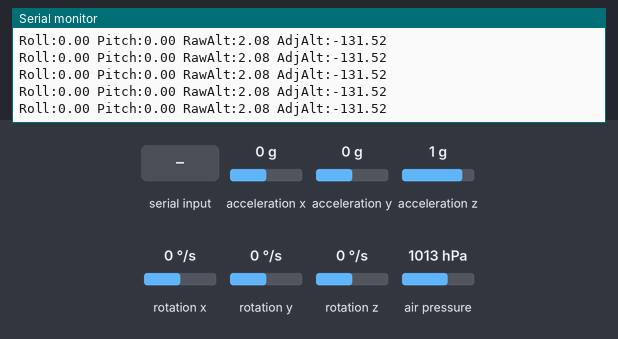
Simulated run of this program. Board: ESP32. Parts: the last lines printed to the serial monitor. Wiring (inferred from the names in the program): MPU-6050 motion sensor at I2C address 0x68. Inputs (shaded band) come from the test bench; at power-on: acceleration x 0 g, acceleration y 0 g, acceleration z 1 g, rotation x 0 °/s, rotation y 0 °/s, rotation z 0 °/s, air pressure 1013 hPa.

Above: at 3.0 s.
3.1 s: acceleration x set to -1.4 g
At 3.15 s:
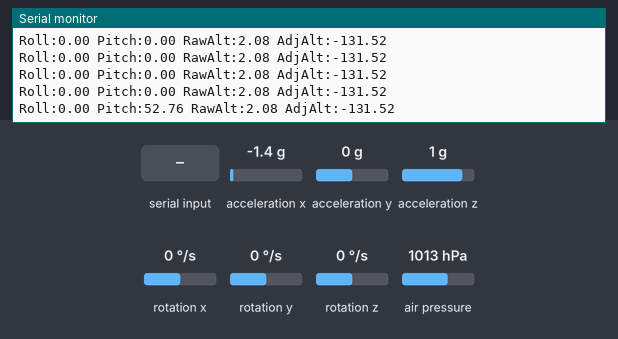
4.6 s: "c" received over Serial
At 4.66 s:
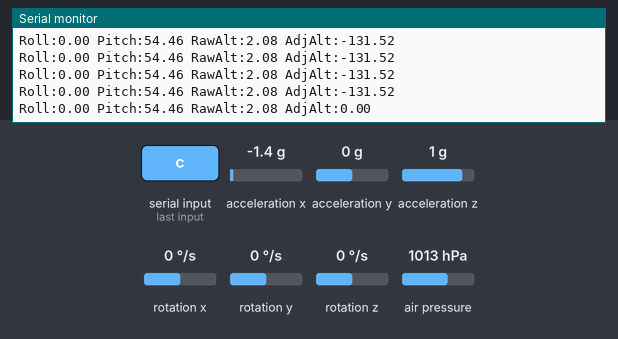
6.1 s: acceleration y set to -1.4 g
At 6.16 s:
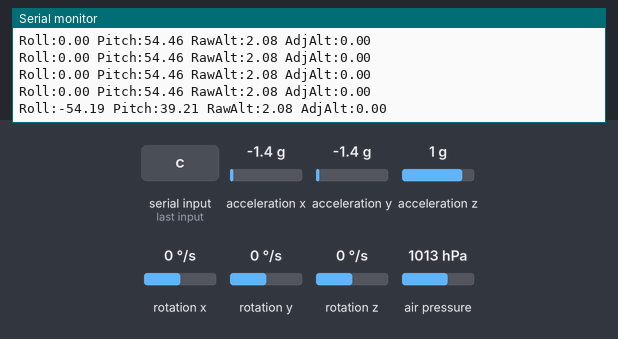
7.6 s: acceleration z set to -1.4 g
At 7.67 s:
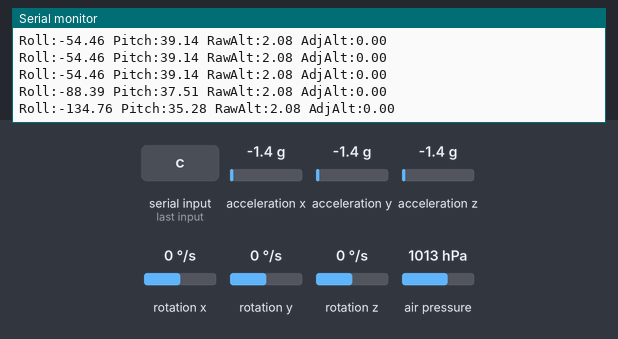
9.1 s: rotation x set to -192 °/s
At 9.13 s:
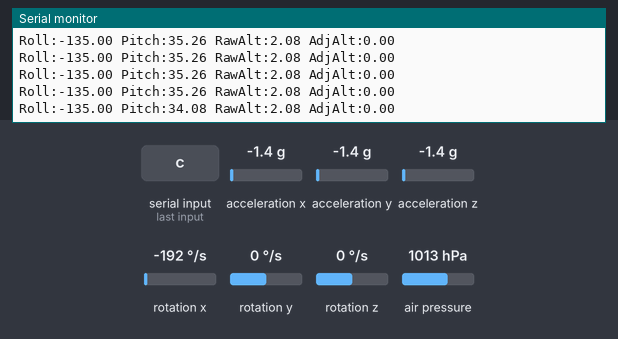
10.6 s: "C" received over Serial
At 10.63 s:
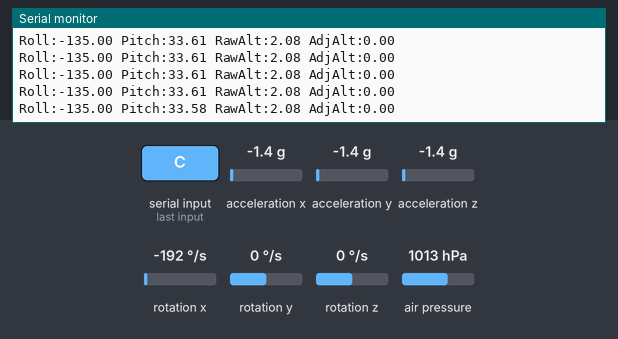
Timing chart, 0 to 13.1 s (numbered marks = the images above; inputs shaded):
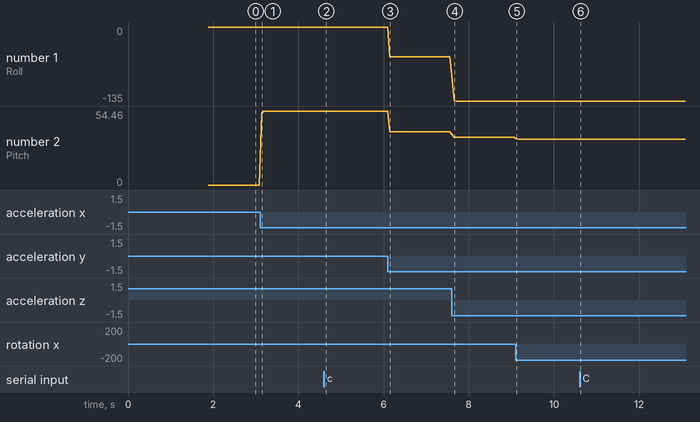

Measured:
- after the input at 3.1 s, the serial monitor: prints a new line at once (image 1)
- after the input at 4.6 s, the serial monitor: prints a new line at once (image 2)
- after the input at 6.1 s, the serial monitor: prints a new line after 0.05 s (image 3)
- after the input at 7.6 s, the serial monitor: prints a new line at once (image 4)
- after the input at 9.1 s, the serial monitor: prints a new line at once (image 5)
- after the input at 10.6 s, the serial monitor: prints a new line at once (image 6)
- plotted number 1: 0 → -54.46 after the input at 6.1 s, -54.46 → -135 after the input at 7.6 s
- plotted number 2: 0 → 54.46 after the input at 3.1 s, 54.46 → 39.14 after the input at 6.1 s, 39.14 → 35.26 after the input at 7.6 s, 35.26 → 33.61 after the input at 9.1 s

The program:

main.cpp
```cpp
#include <Wire.h>
#include <Adafruit_BMP280.h>

// ================= KONFIGURASI =================
#define SDA_PIN 21
#define SCL_PIN 22
#define SERIAL_BAUD 115200
#define TELEMETRY_INTERVAL_MS 50
#define MPU_ADDR 0x68

// UART Telemetry (TANPA HardwareSerial.h)
#define RADIO_TX_PIN 17        // ESP32 TX2 -> RX Telemetry
#define RADIO_RX_PIN 16        // ESP32 RX2 -> TX Telemetry
#define RADIO_BAUD   57600

// Konstanta MPU6050
const uint8_t PWR_MGMT_1   = 0x6B;
const uint8_t ACCEL_XOUT_H = 0x3B;
const float ACCEL_SCALE = 16384.0f;
const float GYRO_SCALE  = 131.0f;

// Objek Global
Adafruit_BMP280 bmp;

// Variabel Global
float alertThreshold = 40.0;
unsigned long lastTelemetryTime = 0;
unsigned long lastMicros = 0;
float gyroBiasX = 0.0f;
float gyroBiasY = 0.0f;
String serialBuf = "";

// ================= GROUND BASELINE =================
float baseAltitude = 133.6f;
bool altitudeInitialized = true;
// ===================================================

// ================= STRUKTUR KALMAN =================
struct Kalman1D {
  float q=0.001f,r=0.03f,x=0,p=1,k=0;
  void predict(float rate,float dt){ x+=rate*dt; p+=q;}
  void update(float angle){ k=p/(p+r); x+=k*(angle-x); p*=1-k;}
  float getAngle(){return x;}
  void setAngle(float angle){x=angle;}
};

Kalman1D kalmanRoll, kalmanPitch;

// ================= FUNGSI MPU6050 =================
void writeMPURegister(uint8_t reg, uint8_t val){
  Wire.beginTransmission(MPU_ADDR);
  Wire.write(reg); Wire.write(val);
  Wire.endTransmission();
}

void readMPUAccelGyro(int16_t &ax,int16_t &ay,int16_t &az,
                      int16_t &gx,int16_t &gy,int16_t &gz){
  Wire.beginTransmission(MPU_ADDR);
  Wire.write(ACCEL_XOUT_H);
  Wire.endTransmission(false);
  Wire.requestFrom(MPU_ADDR,(uint8_t)14);

  ax=(Wire.read()<<8)|Wire.read();
  ay=(Wire.read()<<8)|Wire.read();
  az=(Wire.read()<<8)|Wire.read();
  gx=(Wire.read()<<8)|Wire.read();
  gy=(Wire.read()<<8)|Wire.read();
  gz=(Wire.read()<<8)|Wire.read();
}

float calculateRoll(float ay,float az){
  return atan2(ay,az)*180.0/PI;
}

float calculatePitch(float ax,float ay,float az){
  return atan2(-ax,sqrt(ay*ay+az*az))*180.0/PI;
}

void calibrateGyro(int sample=500){
  long sx=0,sy=0;
  for(int i=0;i<sample;i++){
    int16_t ax,ay,az,gx,gy,gz;
    readMPUAccelGyro(ax,ay,az,gx,gy,gz);
    sx+=gx; sy+=gy;
    delay(2);
  }
  gyroBiasX=sx/(float)sample;
  gyroBiasY=sy/(float)sample;
}

// ================= SETUP =================
void setup(){
  Serial.begin(SERIAL_BAUD);
  while(!Serial);

  Serial1.begin(RADIO_BAUD,SERIAL_8N1,RADIO_RX_PIN,RADIO_TX_PIN);

  Wire.begin(SDA_PIN,SCL_PIN);

  bmp.begin(0x76);

  writeMPURegister(PWR_MGMT_1,0x00);
  delay(100);
  calibrateGyro();

  int16_t ax,ay,az,gx,gy,gz;
  readMPUAccelGyro(ax,ay,az,gx,gy,gz);

  kalmanRoll.setAngle(calculateRoll(ay,az));
  kalmanPitch.setAngle(calculatePitch(ax,ay,az));

  lastMicros=micros();

  Serial.println("Sistem Siap");
  Serial1.println("Telemetry Ready");
}

// ================= LOOP =================
void loop(){

  while(Serial.available()){
    char c=Serial.read();
    if(c=='u'||c=='U'){ alertThreshold+=5; }
    else if(c=='d'||c=='D'){ alertThreshold-=5; }
    else if(c=='c'||c=='C'){
      baseAltitude=bmp.readAltitude(1013.25);
      altitudeInitialized=true;
    }
  }

  unsigned long nowMicros=micros();
  float dt=(nowMicros-lastMicros)/1000000.0f;
  lastMicros=nowMicros;

  int16_t axr,ayr,azr,gxr,gyr,gzr;
  readMPUAccelGyro(axr,ayr,azr,gxr,gyr,gzr);

  float ax=axr/ACCEL_SCALE;
  float ay=ayr/ACCEL_SCALE;
  float az=azr/ACCEL_SCALE;
  float gx=(gxr-gyroBiasX)/GYRO_SCALE;
  float gy=(gyr-gyroBiasY)/GYRO_SCALE;

  float rollAcc=calculateRoll(ay,az);
  float pitchAcc=calculatePitch(ax,ay,az);

  kalmanRoll.predict(gx,dt);
  kalmanRoll.update(rollAcc);

  kalmanPitch.predict(gy,dt);
  kalmanPitch.update(pitchAcc);

  float roll=kalmanRoll.getAngle();
  float pitch=kalmanPitch.getAngle();

  if(millis()-lastTelemetryTime>=TELEMETRY_INTERVAL_MS){
    lastTelemetryTime=millis();

    float rawAlt=bmp.readAltitude(1013.25);
    float adjAlt=rawAlt-baseAltitude;

    char line[200];
    snprintf(line,sizeof(line),
      "Roll:%.2f Pitch:%.2f RawAlt:%.2f AdjAlt:%.2f",
      roll,pitch,rawAlt,adjAlt);

    Serial.println(line);
    Serial1.println(line);
  }
}
```
